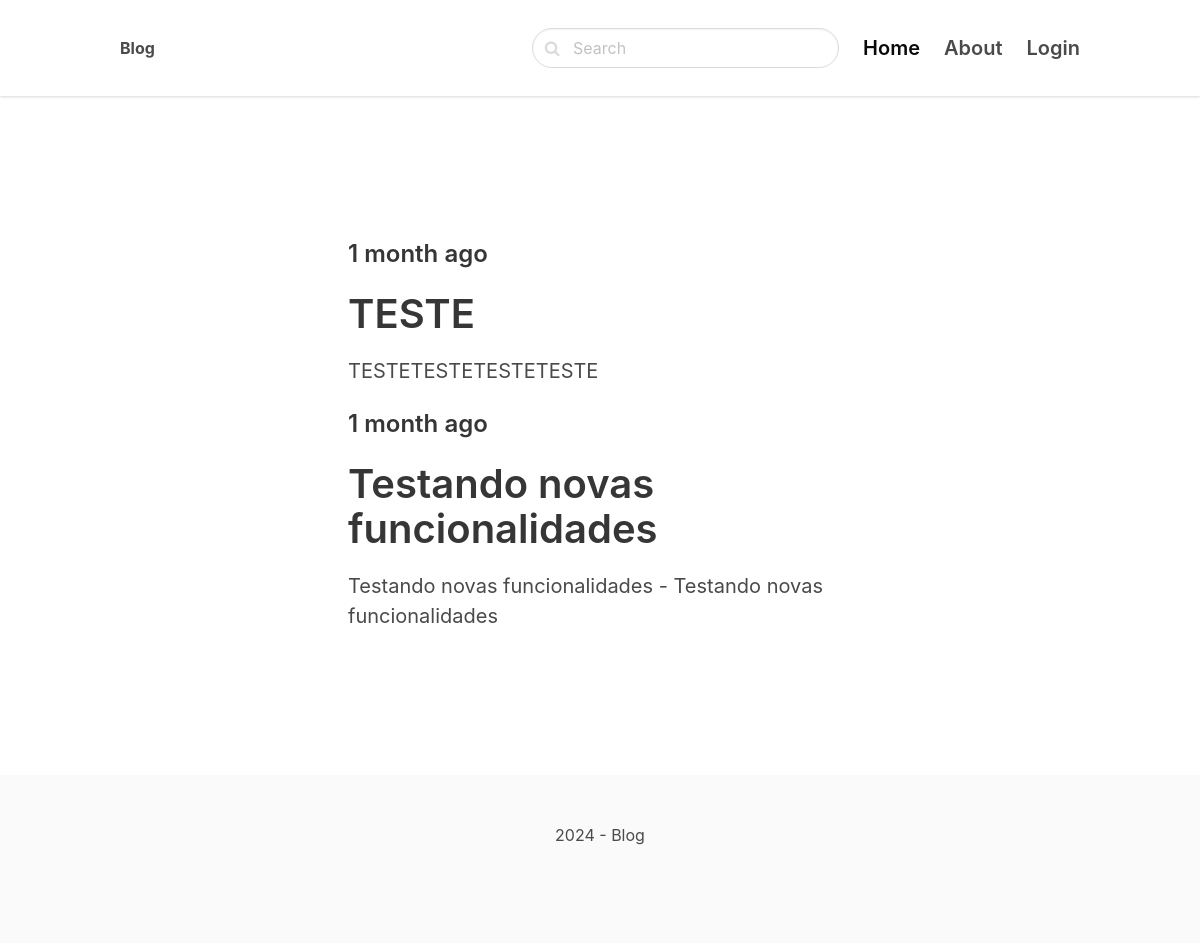
/categoria-1/, run on the app's committed database.
### blogFunc/models.py (models this page shows, shortened)
class Post(models.Model):
    ACTIVE = 'active'
    DRAFT = 'draft'
    CHOICES_STATUS = (
        (ACTIVE, 'Active'),
        (DRAFT, 'Draft')
    )
    user = models.ForeignKey(User, on_delete=models.CASCADE, null=True)
    category = models.ForeignKey(Category, related_name='posts', on_delete=models.CASCADE)
    title = models.CharField(max_length=255)
    slug = AutoSlugField(populate_from='title') #Address for the link using the title
    intro = models.TextField()
    body = models.TextField()
    created_at = models.DateTimeField(auto_now_add=True)
    status = models.CharField(max_length=10, choices=CHOICES_STATUS, default=ACTIVE)
    image = models.ImageField(upload_to='uploads/', blank=True, null=True)
    class Meta:
        ordering = ('-created_at',)

### blogFunc/views.py (the view)
# urls.py: path('<slug:slug>/', views.category, name='category_detail')
def category(request, slug):
    category = get_object_or_404(Category, slug=slug)
    posts = category.posts.filter(status=Post.ACTIVE)
    return render(request, 'blogFunc/category.html', {'category': category, 'posts': posts})

### blogFunc/templates/blogFunc/category.html (shortened to what this page needs)
<!DOCTYPE html>
{% extends 'core/base.html' %}
{% block content %}
    <section class="hero">
        <div class="hero-body">
            <div class="container">
                <section class="section">
                    <div class="columns">
                        <div class="column is-8 is-offset-2">
                            {% for post in posts %}
                                <div class="content is-medium">
                                    <h2 class="subtitle is-4">{{ post.created_at|timesince }} ago</h2>
                                    <a href="{% url 'post_detail' post.category.slug post.slug %}">
                                        <h1 class="title">{{ post.title }}</h1>
                                    </a>
                                    <p>{{ post.intro }}</p>
                                </div>
                            {% empty %}
                                <div class="content">
                                    <p>There is no posts in this category...</p>
                                </div>
                            {% endfor %}
                        </div>
                    </div>
                </section>
            </div>
        </div>
    </section>
{% endblock %}

### data on the page
Post: created_at "1 month", title "TESTE", intro "TESTETESTETESTETESTE"
Post: created_at "1 month", title "Testando novas funcionalidades", intro "Testando novas funcionalidades - Testando novas funcionalidades"
